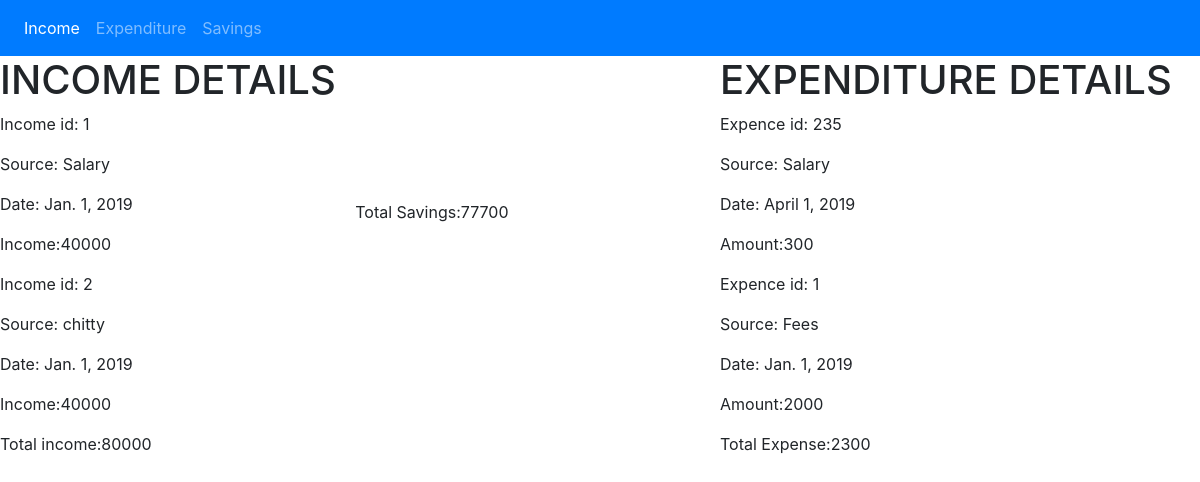
The app's page /family/savings/ with its own data.
### Djan/models.py (models this page shows)
class Income(models.Model):
    incomeid=models.IntegerField()
    source=models.CharField(max_length=30)
    date=models.DateTimeField(auto_now_add=True)
    date = models.DateField()
    amount=models.IntegerField(default='300')

class Expenditure(models.Model):
    exid=models.IntegerField()
    source=models.CharField(max_length=30)
    date=models.DateTimeField(auto_now_add=True)
    date = models.DateField()
    amount=models.IntegerField(default='300')

### Djan/views.py (the view)
# urls.py: path('family/savings/',views.savings,name='savings')
def savings(request):
    obj = Income.objects.all()
    expd = Expenditure.objects.all()
    findtotalIncome = Income.objects.aggregate(Sum('amount'))
    findtotalIncome=findtotalIncome['amount__sum'];
    findtotalExpenditure=Expenditure.objects.aggregate(Sum('amount'))
    findtotalExpenditure=findtotalExpenditure['amount__sum'];
    findsavings=int(findtotalIncome-findtotalExpenditure)
    newval=str(findsavings)
    print(findsavings)
    return render(request,'savings.html',{'Incomedetail':obj,'totalincome':findtotalIncome,'totalexpence':findtotalExpenditure,'savings':newval,'Expend':expd})

### Djan/templates/savings.html (shortened to what this page needs)
{% extends 'base.html' %}
{% block myContent %}
<!DOCTYPE html>
<html lang="en">
<head>
    <link rel="stylesheet" href="/static/divstyle.css">
</head>
<body>
<div id="leftbox">
    <form method="POST">
        <h1>INCOME DETAILS</h1>
        {% for incom in  Incomedetail %}
                  <p>Income id: {{ incom.incomeid }}</p>
                  <p>Source: {{ incom.source }}</p>
                  <p>Date: {{ incom.date }}</p>
                  <p>Income:{{ incom.amount }}</p>
               {% endfor %}
               <p>
                   Total income:{{totalincome}}
               </p>
    </form>
</div>
<div id="rightbox">
        <form method="POST">
            <h1>EXPENDITURE DETAILS</h1>
            {% for exp in  Expend %}
                      <p>Expence id: {{ exp.exid }}</p>
                      <p>Source: {{ exp.source }}</p>
                      <p>Date: {{ exp.date }}</p>
                      <p>Amount:{{ exp.amount }}</p>
                   {% endfor %}
                   <p>Total Expense:{{ totalexpence }}</p>
        </form>
</div >
    <br>
    <br>
    <br>
    <br>
    <br>
    <br>
        <div class="form-row">
                <div class="col-md-6 mb-3">
                 <center> <p>Total Savings:{{savings}}</p></center>
</div>
</body>
</html>
{% endblock %}

### Djan/templates/base.html (shortened to what this page needs)
<!DOCTYPE html>
<html lang="en">
<head>
    <link rel="stylesheet" href="https://stackpath.bootstrapcdn.com/bootstrap/4.3.1/css/bootstrap.min.css">
</head>
<body>
        <nav class="navbar navbar-expand-sm bg-primary navbar-dark">
                <ul class="navbar-nav">
                  <li class="nav-item active">
                    <a class="nav-link" href="income">Income</a>
                  </li>
                  <li class="nav-item">
                    <a class="nav-link" href="expenditure/">Expenditure</a>
                  </li>
                  <li class="nav-item">
                    <a class="nav-link" href="savings/">Savings</a>
                  </li>
                </ul>
              </nav>
              {% block myContent %}
              {% endblock %}
</body>
</html>

### assets/divstyle.css (style rules this page uses)
#rightbox { float:right; width:40%; height:280px; }
#leftbox { float:left; border-right-width:30%; }

### records on screen
Income: incomeid "1", source "Salary", date "Jan. 1, 2019", amount "40000"
Income: incomeid "2", source "chitty", date "Jan. 1, 2019", amount "40000"
Expenditure: exid "235", source "Salary", date "April 1, 2019", amount "300"
Expenditure: exid "1", source "Fees", date "Jan. 1, 2019", amount "2000"

### other values on screen
{{ totalincome }} "80000"
{{ totalexpence }} "2300"
{{ savings }} "77700"
